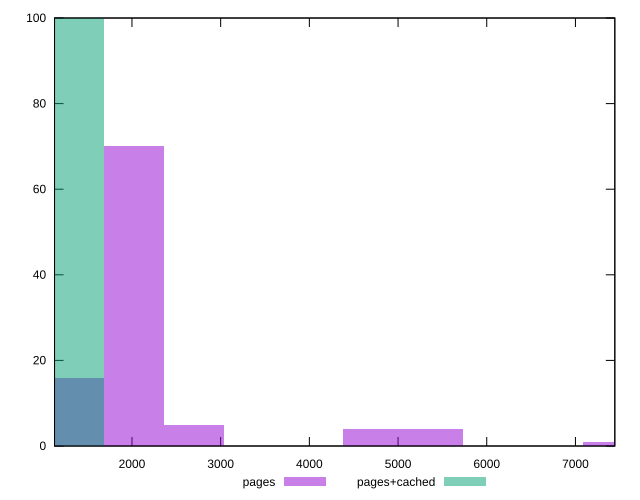

Reproduce this figure in gnuplot.
reset

$pages <<EOF
2023.0254906711746 70
1348.6836604474497 16
2697.3673208948994 5
5394.734641789799 4
7417.760132460973 1
4720.392811566074 4
EOF

$pagesCached <<EOF
1348.6836604474497 100
EOF

set key outside below
set boxwidth 674.3418302237249
set xrange [1127:7444]
set yrange [0:100]
set trange [0:100]
set style fill transparent solid 0.5 noborder
set terminal svg size 640, 500 enhanced background rgb 'white'
set output "report_00009_2021-02-08T22-37-41.559Z/render-blocking-resources/comparison/histogram/0_vs_1.svg"

plot $pages title "pages" with boxes, \
     $pagesCached title "pages+cached" with boxes

reset
